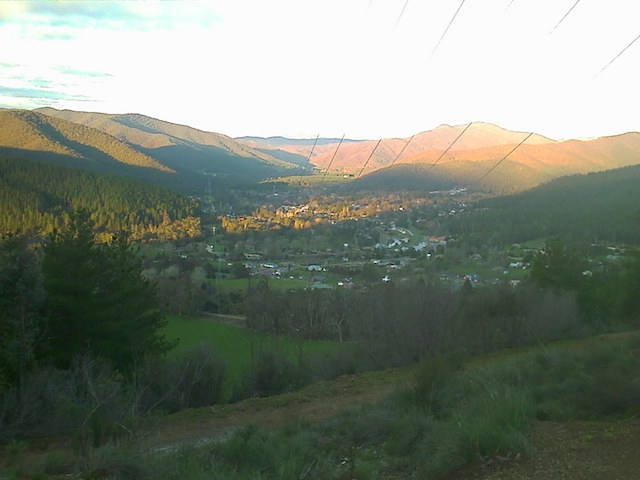
#> input picture images/victoria.jpg, 640 x 480 px
$ python histogram_equalization_clahe.py
#> lines starting #> are read from the running program, lines starting #| are printed output that depends on the picture
import cv2
import numpy as np

# CLAHE: contrast Limited Adaptive histogram equalization
# Sometimes global contrast of the image is not a good idea
# since certain parts of the image can face over-brightness

# Adaptive histogram equalization is where the image is divided into small
# blocks called 'tiles'. Contrast Limiting is used to prevent noise being
# amplified. If any bin is above the specified limit (default: 40), those
# pixels are clipped and distributed uniformly to other bins before applying
# equalization. Bilinear interopation is applied to remove artifacts in the
# tile borders

img = cv2.imread('../images/victoria.jpg', 0)
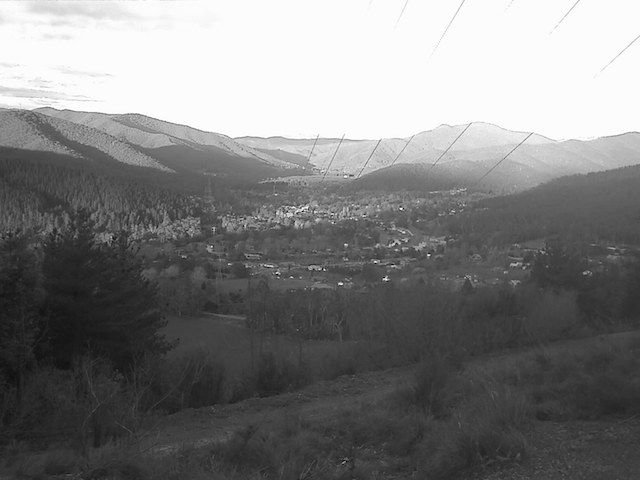
#> img: shape (480, 640); min 0, max 255, mean 125.3

# Create a CLAHE object
clahe = cv2.createCLAHE(clipLimit=2.0, tileGridSize=(8,8))
cl1 = clahe.apply(img)
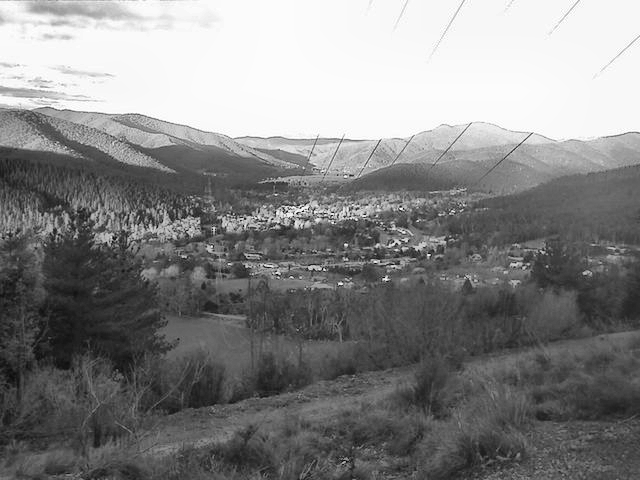
#> cl1: shape (480, 640); min 1, max 255, mean 131.7

cv2.imshow('clahe', cl1)
cv2.waitKey(0)
cv2.destroyAllWindows()
